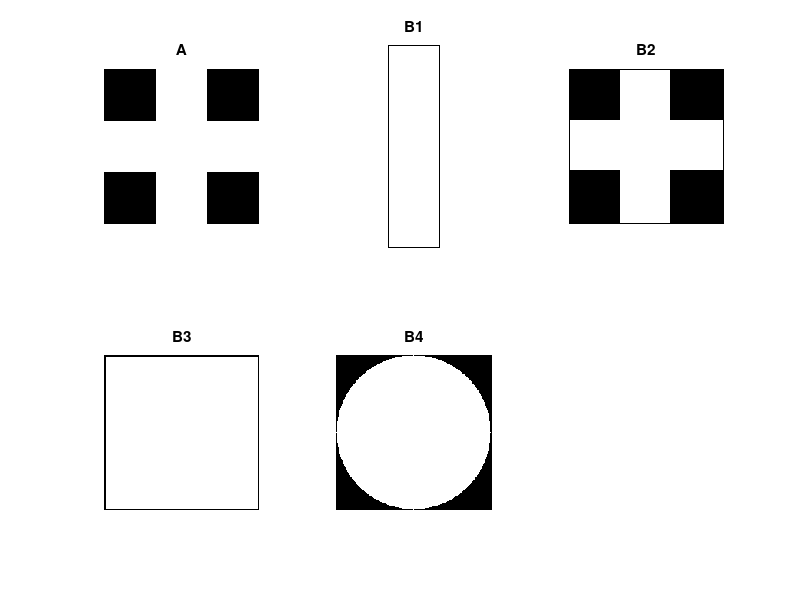
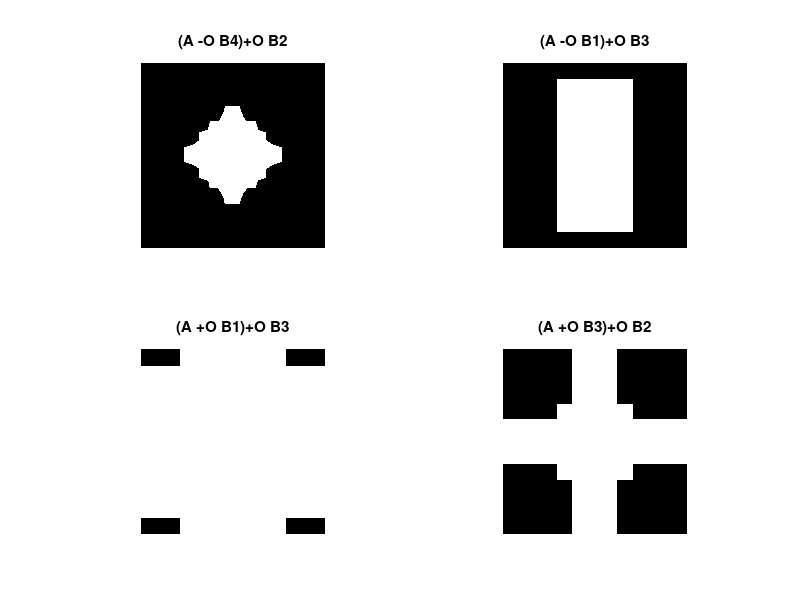

Reproduce these figures in MATLAB, in order. (Note: this script raises an error after producing the figures.)
%%%%%%%%%%%%%%%%%%%%%%%%%%%%%%%%%%%%%%%%%%%%%%%%%%%%%%%%%%%%%%%%%%%%%%%%%%%
%%%%%%%%%%%%%%%%%%% Pierre Oucif - HW4 - Problem 3 %%%%%%%%%%%%%%%%%%%%%%%%
%%%%%%%%%%%%%%%%%%%%%%%%%%%%%%%%%%%%%%%%%%%%%%%%%%%%%%%%%%%%%%%%%%%%%%%%%%%
clear;
close all

%%%%%%%%%%%%%%%%%%%%%%%%%%%%%%%%% a) %%%%%%%%%%%%%%%%%%%%%%%%%%%%%%%%%%%%%%
n=50;
L=4*n;

A=zeros(3*L+2,3*L+2);
B1=zeros(L+2,L/4+2);
B2=zeros(3*L/4+2,3*L/4+2);
B3=zeros(L/2+2,L/2+2);
B4=zeros(L+2,L+2);

% We create the 5 structures

for i=1:size(A,1)
    for j=1:size(A,2)
        if i>1 && i<size(A,1)
            if j>L+1 && j<2*L
                A(i,j)=1;
            end
        end
        if j>1 && j<size(A,2)
            if i>L+1 && i<2*L
                A(i,j)=1;
            end
        end
    end
end
for i=1:size(B1,1)
    for j=1:size(B1,2)
        if i>1 && i<size(B1,1)
          if j>1 && j<size(B1,2)
              B1(i,j)=1;
          end
        end
    end
end
for i=1:size(B2,1)
    for j=1:size(B2,2)
        if i>1 && i<size(B2,1)
            if j>L/4 && j<L/2
                B2(i,j)=1;
            end
        end
        if j>1 && j<size(B2,2)
            if i>L/4 && i<L/2
                B2(i,j)=1;
            end
        end
    end
end        
for i=1:size(B3,1)
    for j=1:size(B3,2)
        if i>1 && i<size(B3,1)
          if j>1 && j<size(B3,2)
              B3(i,j)=1;
          end
        end
    end
end      
for i=1:size(B4)
    for j=1:size(B4)
        if (i-L/2-1)^2+(j-L/2-1)^2<=(L/2)^2 % Equation of a circle
            B4(i,j)=1;
        end
    end
end
% Plot of the 5 structures
figure(1)
subplot(2,3,1)
imshow(A);
title('A')
subplot(2,3,2)
imshow(B1)
title('B1')
subplot(2,3,3)
imshow(B2)
title('B2')
subplot(2,3,4)
imshow(B3)
title('B3')
subplot(2,3,5)
imshow(B4)
title('B4')

% Morphological operations
% We use the Morphological Matlab function
Image11=imdilate(imerode(A,B4),B2);
Image12=imdilate(imerode(A,B1),B3);
Image13=imdilate(imdilate(A,B1),B3);
Image14=imerode(imdilate(A,B3),B2);

% We plot the results
figure(2)
subplot(2,2,1)
imshow(Image11)
title('(A -O B4)+O B2')
subplot(2,2,2)
imshow(Image12)
title('(A -O B1)+O B3')
subplot(2,2,3)
imshow(Image13)
title('(A +O B1)+O B3')
subplot(2,2,4)
imshow(Image14)
title('(A +O B3)+O B2')

%%%%%%%%%%%%%%%%%%%%%%%%%%%%%%%%% b) %%%%%%%%%%%%%%%%%%%%%%%%%%%%%%%%%%%%%%

A=imread('Fingerprint.jpg');
B=[1 1 1;1 1 1;1 1 1]; % Structuring element
% Morphological filtering by using the scructure element on the image
Image21=imerode(A,B);
Image22=imdilate(imerode(A,B),B);
Image23=imdilate(imdilate(imerode(A,B),B),B);
Image24=imerode(imdilate(imdilate(imerode(A,B),B),B),B);

% We plot the results
figure(3)
subplot(2,2,1)
imshow(Image21)
title('A -O B')
subplot(2,2,2)
imshow(Image22)
title('(A -O B) +O B')
subplot(2,2,3)
imshow(Image23)
title('((A -O B) +O B) +O B')
subplot(2,2,4)
imshow(Image24)
title('(((A -O B) +O B) +O B) +O B')












